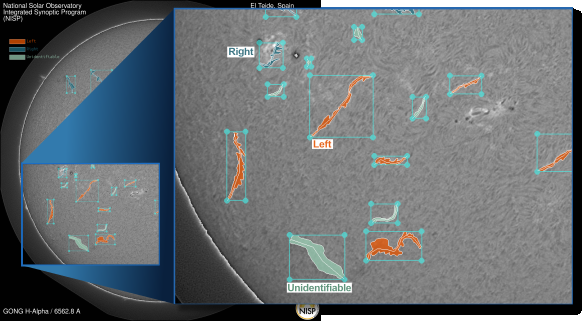
#> input picture images/image2.png, 583 x 321 px
$ python -i preprocessor.py   (imports and definitions only)
#> lines starting #> are read from the running program, lines starting #| are printed output that depends on the picture
"""
Solar Physical-Aware Preprocessor for H-Alpha Observations (Filament-HQ).

Generates a 4-channel representation for high-resolution filament segmentation:
  Channel 0: Normalized raw H-alpha intensity [p1, p99] -> [0, 1]
  Channel 1: High-pass local contrast (I - GaussianBlur(I))
  Channel 2: Dark-structure response (Black-Hat morph filter: Closing(I) - I)
  Channel 3: Solar Disk Normalized Radial Distance Map (r = d_center / R_disk)
"""

from __future__ import annotations

import cv2
import numpy as np
import torch


class SolarPhysicalPreprocessor:
    """
    4-channel physical-aware preprocessor for H-alpha solar disk observations.Stateless callable suitable for multiprocessing PyTorch DataLoaders.
    """

    def __init__(
        self,
        p_min: float = 1.0,
        p_max: float = 99.0,
        blur_kernel_size: int = 31,
        morph_kernel_size: int = 15,
    ) -> None:
        self.p_min = p_min
        self.p_max = p_max
        self.blur_ksize = blur_kernel_size | 1  # ensure odd
        self.morph_ksize = morph_kernel_size | 1

    def __call__(self, image: np.ndarray) -> np.ndarray:
        """
        Process a 2D grayscale or RGB image into a 4-channel float32 array [H, W, 4].

        Parameters
        ----------
        image : np.ndarray
            Input H-alpha image (H, W) or (H, W, 3), uint8 or float32.

        Returns
        -------
        np.ndarray
            4-channel preprocessed array, shape (H, W, 4), float32 in [0, 1].
        """
        if image.ndim == 3:
            gray = cv2.cvtColor(image, cv2.COLOR_RGB2GRAY) if image.shape[2] == 3 else image[:, :, 0]
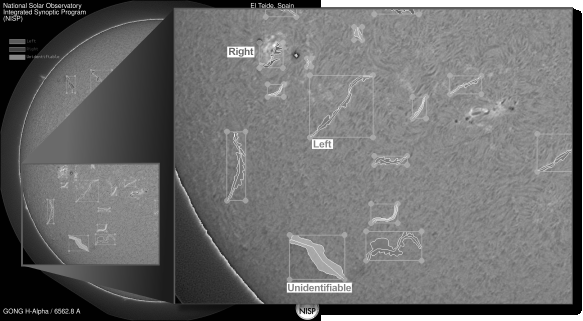
#> gray: shape (321, 583); min 0, max 255, mean 108.7
        else:
            gray = image.copy()

        if gray.dtype != np.float32:
            gray = gray.astype(np.float32)

        # Ensure input range [0, 1] if uint8
        if gray.max() > 1.0:
            gray = gray / 255.0

        # --- Channel 0: Percentile-Normalized Raw H-Alpha ---
        v_min, v_max = np.percentile(gray, (self.p_min, self.p_max))
#> v_min = 0; v_max = 1
        if v_max > v_min:
            c0 = np.clip((gray - v_min) / (v_max - v_min), 0.0, 1.0)
        else:
            c0 = gray.copy()

        # --- Channel 1: High-Pass Local Contrast ---
        blurred = cv2.GaussianBlur(c0, (self.blur_ksize, self.blur_ksize), 0)
        c1 = c0 - blurred
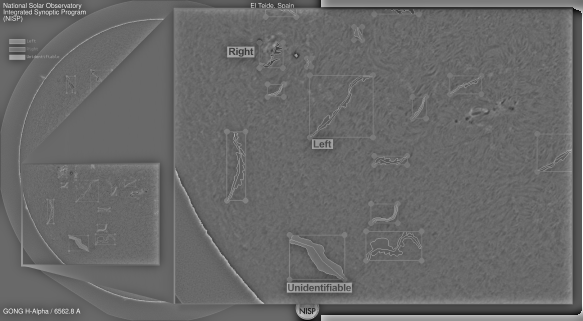
#> c1: shape (321, 583) float32; min -0.633, max 0.899, mean 0.000797; drawn with min black and max white
        # Normalize local contrast to [0, 1]
        c1 = (c1 - c1.min()) / (c1.max() - c1.min() + 1e-7)

        # --- Channel 2: Dark-Structure Response (Black-Hat Morphological Filter) ---
        # Black-Hat = Closing(I) - I (highlights dark elongated features on bright background)
        kernel = cv2.getStructuringElement(cv2.MORPH_RECT, (self.morph_ksize, self.morph_ksize))
        closing = cv2.morphologyEx(c0, cv2.MORPH_CLOSE, kernel)
        c2 = closing - c0
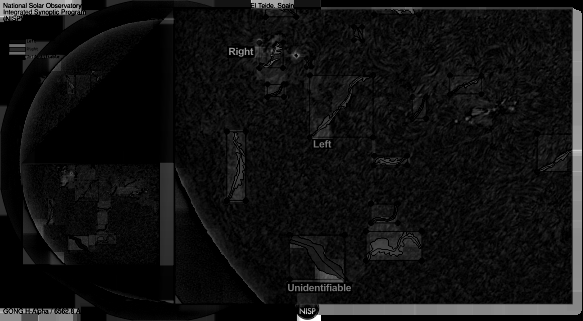
#> c2: shape (321, 583) float32; min 0, max 1, mean 0.07
        c2 = (c2 - c2.min()) / (c2.max() - c2.min() + 1e-7)

        # --- Channel 3: Solar Disk Positional Distance Map ---
        h, w = gray.shape[:2]
#> h = 321; w = 583
        c3 = self._compute_solar_radial_distance(c0, h, w)

        ch4 = np.stack([c0, c1, c2, c3], axis=-1).astype(np.float32)
        return ch4

    def _compute_solar_radial_distance(self, c0: np.ndarray, h: int, w: int) -> np.ndarray:
        """Derive radial distance from detected solar disk center normalized by disk radius."""
#> called with h = 321, w = 583
        try:
            # Downsample for fast circle detection
            scale = 512.0 / max(h, w)
#> scale = 0.878
            small = cv2.resize((c0 * 255).astype(np.uint8), (int(w * scale), int(h * scale)))
            small_blur = cv2.medianBlur(small, 9)
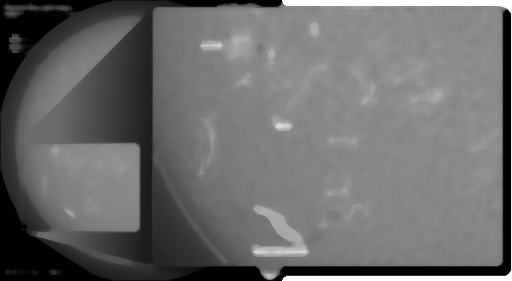
#> small_blur: shape (281, 512); min 0, max 255, mean 107.5

            circles = cv2.HoughCircles(
                small_blur,
                cv2.HOUGH_GRADIENT,
                dp=1.2,
                minDist=small.shape[0] // 2,
                param1=50,
                param2=30,
                minRadius=int(small.shape[0] * 0.3),
                maxRadius=int(small.shape[0] * 0.5),
            )
#> circles = [[141, 139.8, 126.1], [281.4, 156.6, 114]]

            if circles is not None and len(circles) > 0:
                circle = circles[0][0]
#> circle = [141, 139.8, 126.1]
                cx, cy, r = circle[0] / scale, circle[1] / scale, circle[2] / scale
#> cx = 160.6; cy = 159.2; r = 143.6
            else:
                cx, cy, r = w / 2.0, h / 2.0, min(h, w) * 0.45
        except Exception:
            cx, cy, r = w / 2.0, h / 2.0, min(h, w) * 0.45

        # Compute radial distance grid
        y_grid, x_grid = np.ogrid[:h, :w]
#> y_grid = 321 values from 0 to 320
        dist_map = np.sqrt((x_grid - cx) ** 2 + (y_grid - cy) ** 2) / max(r, 1.0)
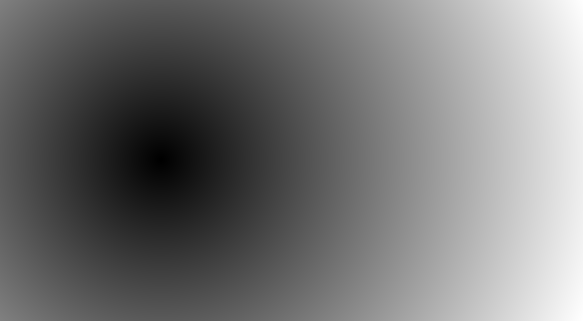
#> dist_map: shape (321, 583) float64; min 0.00337, max 3.14, mean 1.43; drawn with min black and max white
        dist_map = np.clip(dist_map, 0.0, 1.5).astype(np.float32)
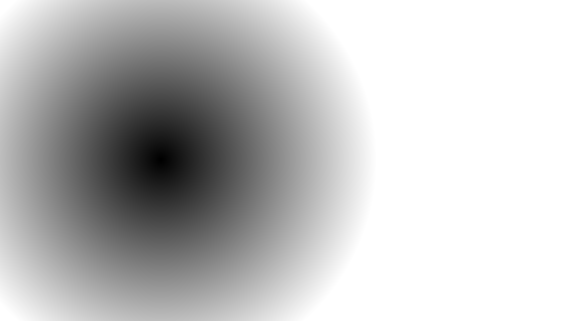
#> dist_map: shape (321, 583) float32; min 0.00337, max 1.5, mean 1.14; drawn with min black and max white
        return dist_map

>>> import cv2
>>> picture = cv2.cvtColor(cv2.imread('../../images/image2.png'), cv2.COLOR_BGR2RGB)
>>> result = SolarPhysicalPreprocessor()(picture)
#> in __call__, `ch4 = np.stack([c0, c1, c2, c3], axis=-1).astype(np.float32)`:
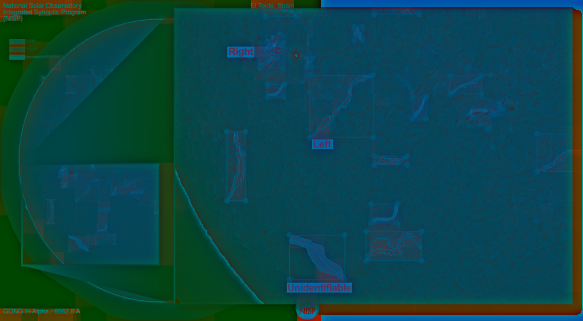
#> ch4: shape (321, 583, 4) float32; mean of channels 0, 1, 2, 3 0.427, 0.414, 0.0699, 1.14; drawn with min black and max white

$ run again, on images/img1.png
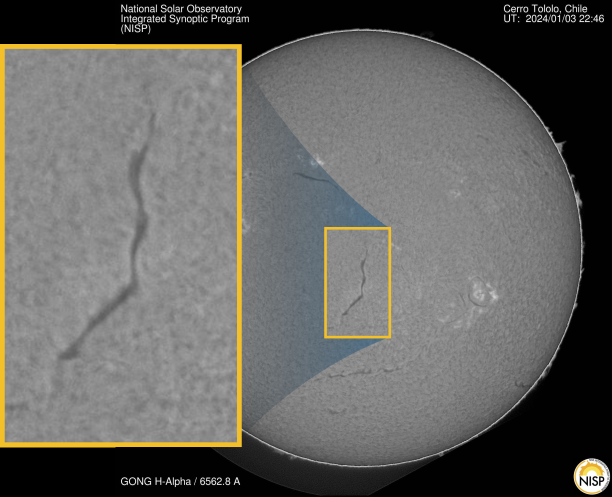
#> input picture images/img1.png, 1224 x 993 px (shown at 1/2 size)
#> v_min = 0; v_max = 0.745
#> in _compute_solar_radial_distance, `small_blur = cv2.medianBlur(small, 9)`:
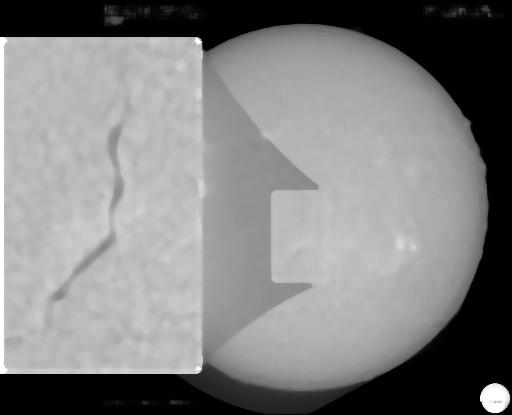
#> small_blur: shape (415, 512); min 0, max 255, mean 129.6
#> circles = [[305.4, 207, 182.4]]
#> circle = [305.4, 207, 182.4]
#> cx = 730.1; cy = 494.9; r = 436.1
#> in __call__, `ch4 = np.stack([c0, c1, c2, c3], axis=-1).astype(np.float32)`:
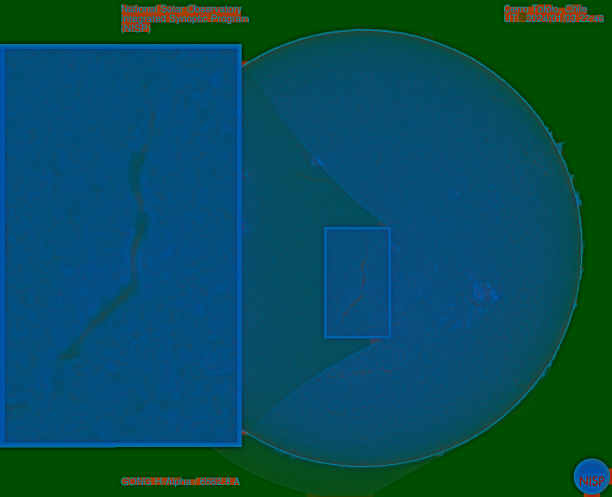
#> ch4: shape (993, 1224, 4) float32 (shown at 1/2 size); mean of channels 0, 1, 2, 3 0.519, 0.463, 0.0396, 0.98; drawn with min black and max white
